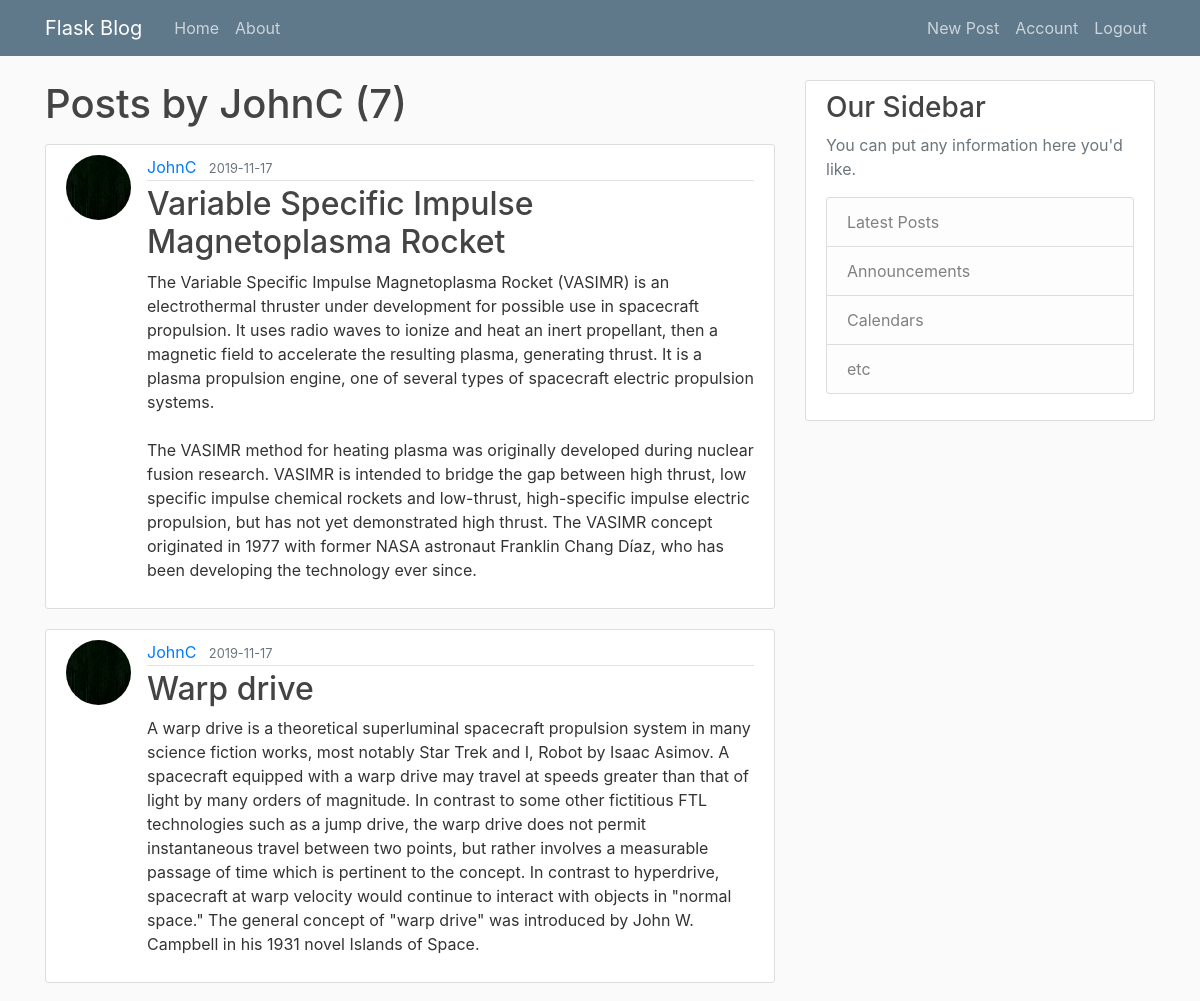
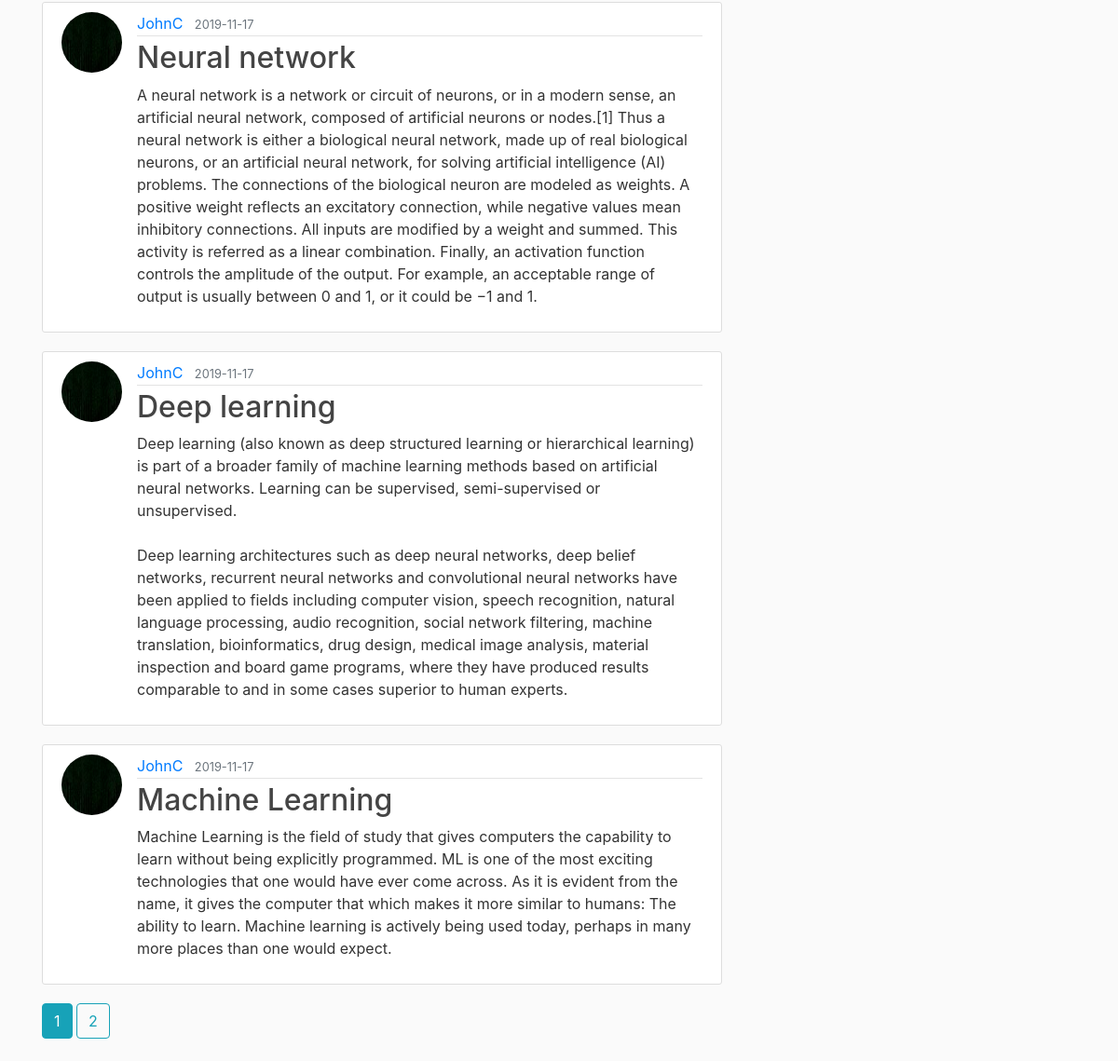
/user/JohnC (signed in), run on the app's committed database (2 pictures, top to bottom).
### flaskblog/models.py (models this page shows, shortened)
class User(db.Model, UserMixin):
    id = db.Column(db.Integer, primary_key=True)
    username = db.Column(db.String(20), unique=True, nullable=False)
    email = db.Column(db.String(120), unique=True, nullable=False)
    image_file = db.Column(db.String(20), nullable=False, default='default.jpg')
    password = db.Column(db.String(60), nullable=False)
    posts = db.relationship('Post', backref='author', lazy=True)

class Post(db.Model):
    id = db.Column(db.Integer, primary_key=True)
    title = db.Column(db.String(100), nullable=False)
    date_posted = db.Column(db.DateTime, nullable=False, default=datetime.utcnow)
    content = db.Column(db.Text, nullable=False)
    user_id= db.Column(db.Integer, db.ForeignKey('user.id'), nullable=False)

### flaskblog/routes.py (the view)
@app.route("/user/<string:username>")
def user_posts(username):
    page = request.args.get('page', 1, type=int)
    user = User.query.filter_by(username=username).first_or_404()
    posts = Post.query.filter_by(author=user)\
        .order_by(Post.date_posted.desc())\
        .paginate(page=page, per_page=5)
    return render_template("user_posts.html", posts=posts, user=user)

### flaskblog/models.py (called while the page is built)
@login_manager.user_loader
def load_user(user_id):
    return User.query.get(int(user_id))

### flaskblog/templates/user_posts.html
{% extends "layout.html" %}
{% block content %}
<h1 class="mb-3">Posts by {{ user.username }} ({{ posts.total }}) </h1>
    {% for post in posts.items %}
        <article class="media content-section">
            <img class="rounded-circle article-img" src="{{ url_for('static', filename='profile_pics/' + post.author.image_file) }}">
            <div class="media-body">
                <div class="article-metadata">
                    <a class="mr-2" href="{{ url_for('user_posts', username=post.author.username) }}">{{ post.author.username }}</a>
                    <small class="text-muted">{{ post.date_posted.strftime('%Y-%m-%d') }}</small>
                </div>
                <h2><a class="article-title" href="{{ url_for('post', post_id=post.id) }}">{{ post.title }}</a></h2>
                <p class="article-content">{{ post.content }}</p>
            </div>
        </article>
    {% endfor %}
    {% for page_num in posts.iter_pages(left_edge=1, right_edge=1, left_current=1, right_current=2) %}
        {% if page_num %}
            {% if posts.page == page_num %}
                <a class="btn btn-info mb-4" href="{{ url_for('user_posts', username=user.username, page=page_num) }}"> {{ page_num }} </a>
            {% else %}
            <a class="btn btn-outline-info mb-4" href="{{ url_for('user_posts', username=user.username, page=page_num) }}"> {{ page_num }} </a>
            {% endif %}
        {% else %}
            ...
        {% endif %}
    {% endfor %}
{% endblock content %}

### flaskblog/static/main.css (style rules this page uses)
body { background: #fafafa; color: #333333; margin-top: 5rem; }
h1, h2, h3, h4, h5, h6 { color: #444444; }
.content-section { background: #ffffff; padding: 10px 20px; border: 1px solid #dddddd; border-radius: 3px; margin-bottom: 20px; }
.article-title { color: #444444; }
.article-content { white-space: pre-line; }
.article-img { height: 65px; width: 65px; margin-right: 16px; }
.article-metadata { padding-bottom: 1px; margin-bottom: 4px; border-bottom: 1px solid #e3e3e3 }

### data on the page
User: username "JohnC"
Post: image_file (picture), author.username "JohnC", date_posted "2019-11-17", title "Variable Specific Impulse Magnetoplasma Rocket", content "The Variable Specific Impulse Magnetoplasma Rocket (VASIMR) is an electrothermal thruster under development for possible use in spacecraft propulsion. It uses radio waves to ionize and heat an inert propellant, then a magnetic field to accelerate the resulting plasma, generating thrust. It is a plasma propulsion engine, one of several types of spacecraft electric propulsion systems. The VASIMR method for heating plasma was originally developed during nuclear fusion research. VASIMR is intended to bridge the gap between high thrust, low specific impulse chemical rockets and low-thrust, high-specific impulse electric propulsion, but has not yet demonstrated high thrust. The VASIMR concept…"
Post: image_file (picture), author.username "JohnC", date_posted "2019-11-17", title "Warp drive", content "A warp drive is a theoretical superluminal spacecraft propulsion system in many science fiction works, most notably Star Trek and I, Robot by Isaac Asimov. A spacecraft equipped with a warp drive may travel at speeds greater than that of light by many orders of magnitude. In contrast to some other fictitious FTL technologies such as a jump drive, the warp drive does not permit instantaneous travel between two points, but rather involves a measurable passage of time which is pertinent to the concept. In contrast to hyperdrive, spacecraft at warp velocity would continue to interact with objects in \"normal space.\" The general concept of \"warp drive\" was introduced by John W. Campbell in his…"
Post: image_file (picture), author.username "JohnC", date_posted "2019-11-17", title "Neural network", content "A neural network is a network or circuit of neurons, or in a modern sense, an artificial neural network, composed of artificial neurons or nodes.[1] Thus a neural network is either a biological neural network, made up of real biological neurons, or an artificial neural network, for solving artificial intelligence (AI) problems. The connections of the biological neuron are modeled as weights. A positive weight reflects an excitatory connection, while negative values mean inhibitory connections. All inputs are modified by a weight and summed. This activity is referred as a linear combination. Finally, an activation function controls the amplitude of the output. For example, an acceptable…"
Post: image_file (picture), author.username "JohnC", date_posted "2019-11-17", title "Deep learning", content "Deep learning (also known as deep structured learning or hierarchical learning) is part of a broader family of machine learning methods based on artificial neural networks. Learning can be supervised, semi-supervised or unsupervised. Deep learning architectures such as deep neural networks, deep belief networks, recurrent neural networks and convolutional neural networks have been applied to fields including computer vision, speech recognition, natural language processing, audio recognition, social network filtering, machine translation, bioinformatics, drug design, medical image analysis, material inspection and board game programs, where they have produced results comparable to and in…"
Post: image_file (picture), author.username "JohnC", date_posted "2019-11-17", title "Machine Learning", content "Machine Learning is the field of study that gives computers the capability to learn without being explicitly programmed. ML is one of the most exciting technologies that one would have ever come across. As it is evident from the name, it gives the computer that which makes it more similar to humans: The ability to learn. Machine learning is actively being used today, perhaps in many more places than one would expect."

### other printed values
{{ posts.total }} "7"
{{ page_num }} "1"
{{ page_num }} "2"
